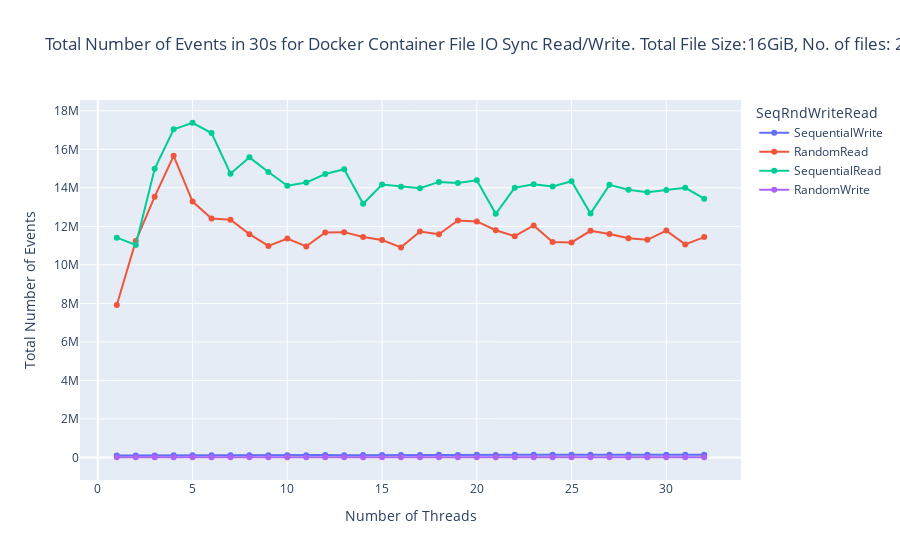

Notebook code for this chart:
### Code cell
import plotly.express as px
fig = px.line(docker_sync_df, x='Number of Threads', y='Total Number of Events', color='SeqRndWriteRead', markers=True, title=f"Total Number of Events in 30s for Docker Container File IO Sync Read/Write. Total File Size:{docker_sync_df['Total File Size'][0]}, No. of files: {docker_sync_df['Number of Files'][0]}.")
fig.show()

### Figure 1 — Plotly figure (JSON) as saved in the notebook; plotly's stock layout.template omitted (floating-point values rounded to 4 significant figures)
{"data": [{"hovertemplate": "SeqRndWriteRead=SequentialWrite<br>Number of Threads=%{x}<br>Total Number of Events=%{y}<extra></extra>", "legendgroup": "SequentialWrite", "line": {"color": "#636efa", "dash": "solid"}, "marker": {"symbol": "circle"}, "mode": "markers+lines", "name": "SequentialWrite", "orientation": "v", "showlegend": true, "type": "scatter", "x": [1, 2, 3, 4, 5, 6, 7, 8, 9, 10, 11, 12, 13, 14, 15, 16, 17, 18, 19, 20, 21, 22, 23, 24, 25, 26, 27, 28, 29, 30, 31, 32], "xaxis": "x", "y": [94782, 100068, 103662, 104866, 105943, 106093, 111341, 111908, 115190, 111581, 107987, 119149, 116152, 122147, 118794, 121195, 122155, 131027, 126588, 133906, 127192, 131385, 136269, 137993, 140632, 137506, 141717, 134029, 143038, 134398, 141350, 136863], "yaxis": "y"}, {"hovertemplate": "SeqRndWriteRead=RandomRead<br>Number of Threads=%{x}<br>Total Number of Events=%{y}<extra></extra>", "legendgroup": "RandomRead", "line": {"color": "#EF553B", "dash": "solid"}, "marker": {"symbol": "circle"}, "mode": "markers+lines", "name": "RandomRead", "orientation": "v", "showlegend": true, "type": "scatter", "x": [1, 2, 3, 4, 5, 6, 7, 8, 9, 10, 11, 12, 13, 14, 15, 16, 17, 18, 19, 20, 21, 22, 23, 24, 25, 26, 27, 28, 29, 30, 31, 32], "xaxis": "x", "y": [7917348, 11233865, 13543103, 15661452, 13284577, 12408152, 12349027, 11595275, 10981115, 11368226, 10957850, 11677533, 11698690, 11442484, 11292836, 10907550, 11729452, 11591557, 12300869, 12255838, 11796940, 11485937, 12049455, 11185385, 11164272, 11769247, 11607090, 11384043, 11300380, 11780089, 11063377, 11443679], "yaxis": "y"}, {"hovertemplate": "SeqRndWriteRead=SequentialRead<br>Number of Threads=%{x}<br>Total Number of Events=%{y}<extra></extra>", "legendgroup": "SequentialRead", "line": {"color": "#00cc96", "dash": "solid"}, "marker": {"symbol": "circle"}, "mode": "markers+lines", "name": "SequentialRead", "orientation": "v", "showlegend": true, "type": "scatter", "x": [1, 2, 3, 4, 5, 6, 7, 8, 9, 10, 11, 12, 13, 14, 15, 16, 17, 18, 19, 20, 21, 22, 23, 24, 25, 26, 27, 28, 29, 30, 31, 32], "xaxis": "x", "y": [11413994, 11037410, 14986342, 17045145, 17380951, 16847745, 14732079, 15584428, 14824037, 14109995, 14271996, 14716496, 14966651, 13175300, 14169225, 14053811, 13974948, 14307876, 14247075, 14393308, 12651346, 14008371, 14188910, 14074643, 14340714, 12663813, 14156058, 13900838, 13774933, 13885794, 14004387, 13434252], "yaxis": "y"}, {"hovertemplate": "SeqRndWriteRead=RandomWrite<br>Number of Threads=%{x}<br>Total Number of Events=%{y}<extra></extra>", "legendgroup": "RandomWrite", "line": {"color": "#ab63fa", "dash": "solid"}, "marker": {"symbol": "circle"}, "mode": "markers+lines", "name": "RandomWrite", "orientation": "v", "showlegend": true, "type": "scatter", "x": [1, 2, 3, 4, 5, 6, 7, 8, 9, 10, 11, 12, 13, 14, 15, 16, 17, 18, 19, 20, 21, 22, 23, 24, 25, 26, 27, 28, 29, 30, 31, 32], "xaxis": "x", "y": [6836, 7078, 7303, 7194, 7557, 7423, 7551, 7191, 7318, 7197, 7188, 7070, 6826, 7076, 6715, 6941, 7185, 6954, 7183, 6703, 7308, 7184, 7191, 7311, 7072, 7315, 6833, 7309, 7193, 7192, 7193, 6944], "yaxis": "y"}], "layout": {"legend": {"title": {"text": "SeqRndWriteRead"}, "tracegroupgap": 0}, "title": {"text": "Total Number of Events in 30s for Docker Container File IO Sync Read/Write. Total File Size:16GiB, No. of files: 20."}, "xaxis": {"anchor": "y", "domain": [0, 1], "title": {"text": "Number of Threads"}}, "yaxis": {"anchor": "x", "domain": [0, 1], "title": {"text": "Total Number of Events"}}}}
